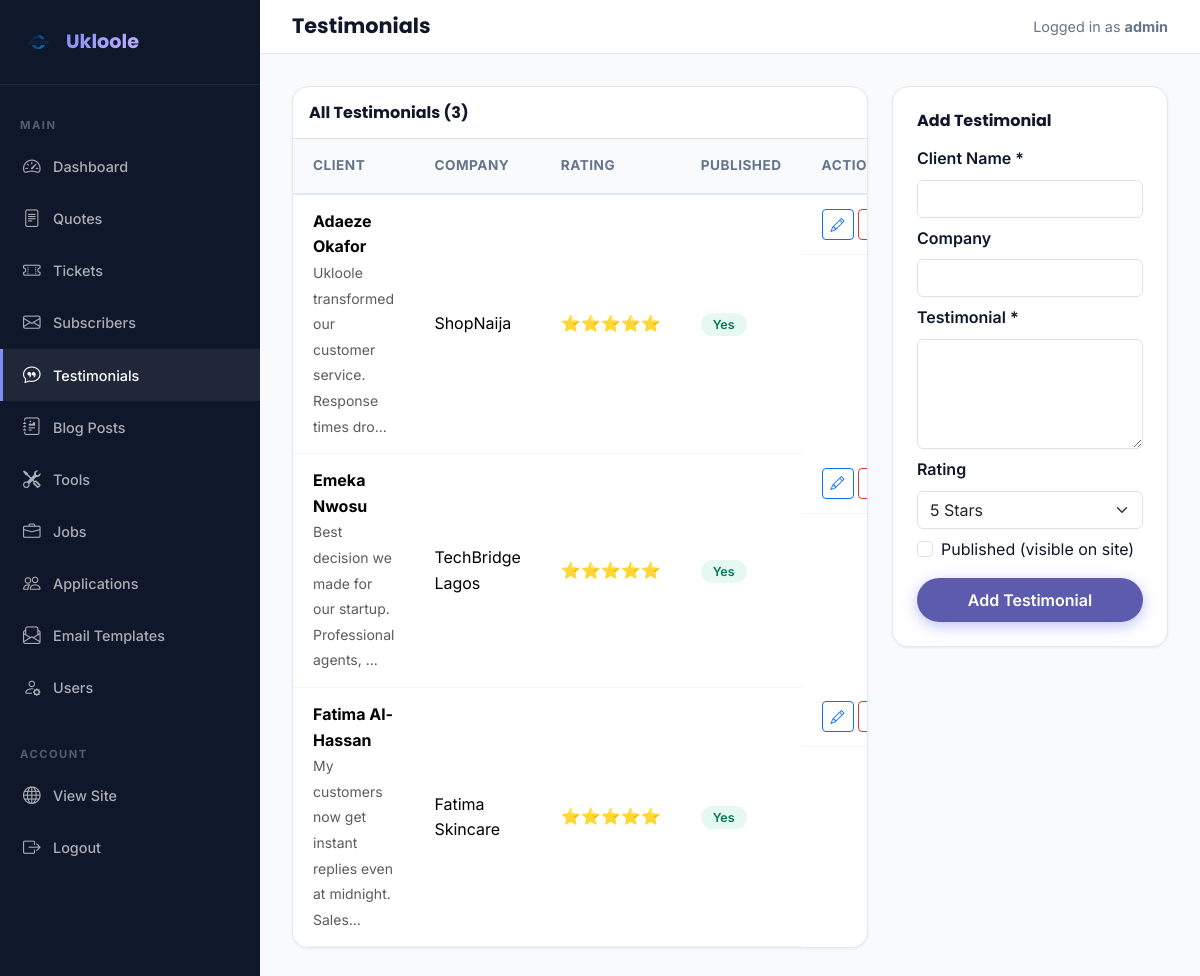
/admin/testimonials.php (signed in), run on the app's committed database.
### tables this page shows
CREATE TABLE IF NOT EXISTS `testimonials` (
  `id` int(11) NOT NULL AUTO_INCREMENT,
  `client_name` varchar(255) NOT NULL,
  `company_name` varchar(255) DEFAULT NULL,
  `testimonial` text NOT NULL,
  `rating` tinyint(1) DEFAULT 5,
  `image` varchar(500) DEFAULT NULL,
  `published` tinyint(1) DEFAULT 1,
  `created_at` datetime DEFAULT CURRENT_TIMESTAMP,
  PRIMARY KEY (`id`)
);

### includes/config.php (called while the page is built, shortened)
<?php
function h(string $s): string { return htmlspecialchars($s, ENT_QUOTES, 'UTF-8'); }

### admin/testimonials.php (the view, shortened to what this page needs)
<?php
require_once dirname(__DIR__) . '/includes/config.php';
require_once dirname(__DIR__) . '/includes/admin-layout.php';
$db = db();
$edit = null;
$rows = $db->query("SELECT * FROM testimonials ORDER BY created_at DESC")->fetchAll();
?>
<div class="row g-4">
<div class="col-lg-8">
<div class="admin-table">
<div class="p-3 border-bottom"><h6 class="fw-bold mb-0">All Testimonials (<?= count($rows) ?>)</h6></div>
<table class="table table-hover mb-0">
<thead><tr><th>Client</th><th>Company</th><th>Rating</th><th>Published</th><th>Actions</th></tr></thead>
<tbody>
<?php if(empty($rows)): ?><tr><td colspan="5" class="text-center py-4 text-muted">No testimonials yet</td></tr>
<?php else: foreach($rows as $r): ?>
<tr>
<td><strong><?= h($r['client_name']) ?></strong><br><small class="text-muted"><?= h(substr($r['testimonial'],0,60)) ?>...</small></td>
<td><?= h($r['company_name']??'—') ?></td>
<td><?= str_repeat('⭐',(int)($r['rating']??5)) ?></td>
<td><span class="badge-status badge-<?= $r['published']?'active':'closed' ?>"><?= $r['published']?'Yes':'No' ?></span></td>
<td class="d-flex gap-1">
<a href="?edit=<?= $r['id'] ?>" class="btn btn-sm btn-outline-primary"><i class="bi bi-pencil"></i></a>
<form method="post" class="d-inline" onsubmit="return confirm('Delete?')">
<button class="btn btn-sm btn-outline-danger"><i class="bi bi-trash"></i></button>
</form>
</td>
</tr>
<?php endforeach; endif; ?>
</tbody></table></div></div>
<div class="col-lg-4">
<div class="stat-card">
<h6 class="fw-bold mb-3"><?= $edit?'Edit Testimonial':'Add Testimonial' ?></h6>
<form method="post">
<div class="mb-2"><label class="form-label fw-600">Client Name *</label><input type="text" name="client_name" class="form-control" value="<?= h($edit['client_name']??'') ?>" required></div>
<div class="mb-2"><label class="form-label fw-600">Company</label><input type="text" name="company_name" class="form-control" value="<?= h($edit['company_name']??'') ?>"></div>
<div class="mb-2"><label class="form-label fw-600">Testimonial *</label><textarea name="testimonial" class="form-control" rows="4" required><?= h($edit['testimonial']??'') ?></textarea></div>
<div class="mb-2"><label class="form-label fw-600">Rating</label>
<select name="rating" class="form-select"><?php for($i=5;$i>=1;$i--): ?><option value="<?= $i ?>" <?= (($edit['rating']??5)==$i)?'selected':'' ?>><?= $i ?> Stars</option><?php endfor; ?></select></div>
<div class="form-check mb-3"><input class="form-check-input" type="checkbox" name="published" id="pub" <?= !empty($edit['published'])?'checked':'' ?>><label class="form-check-label" for="pub">Published (visible on site)</label></div>
<button type="submit" name="save" value="1" class="btn btn-primary-custom w-100"><?= $edit?'Update':'Add Testimonial' ?></button>
</form></div></div></div>

### assets/css/style.css (style rules this page uses)
:root { --primary-color: #6366f1; --primary-dark: #4f46e5; --primary-light: #818cf8; --secondary-color: #ec4899; --accent-color: #14b8a6; --dark-bg: #0f172a; --darker-bg: #020617; --light-bg: #f8fafc; --gray-100: #f1f5f9; --gray-200: #e2e8f0; --gray-300: #cbd5e1; --gray-600: #475569; --gray-700: #334155; --gray-800: #1e293b; --text-primary: #0f172a; --text-secondary: #64748b; --gradient-primary: linear-gradient(135deg, #5d5bad 0%, #5d5bad 100%); --gradient-secondary: linear-gradient(135deg, #f093fb 0%, #f5576c 100%); --gradient-accent: linear-gradient(135deg, #4facfe 0%, #00f2fe 100%); --gradient-hero: linear-gradient( 135deg, #667eea 0%, #764ba2 50%, #f093fb 100% ); --shadow-sm: 0 1px 2px 0 rgba(0, 0, 0, 0.05); --shadow-md: 0 4px 6px -1px rgba(0, 0, 0, 0.1); --shadow-lg: 0 10px 15px -3px rgba(0, 0, 0, 0.1); --shadow-xl: 0 20px 25px -5px rgba(0, 0, 0, 0.1); --shadow-2xl: 0 25px 50px -12px rgba(0, 0, 0, 0.25); }
* { margin: 0; padding: 0; box-sizing: border-box; }
html { scroll-behavior: smooth; }
body { font-family: "Inter", -apple-system, BlinkMacSystemFont, "Segoe UI", sans-serif; color: var(--text-primary); line-height: 1.6; overflow-x: hidden; background: var(--light-bg); }
h1, h2, h3, h4, h5, h6 { font-family: "Poppins", sans-serif; font-weight: 700; line-height: 1.2; }
a { text-decoration: none; transition: all 0.3s ease; }
.btn-primary-custom { background: var(--gradient-primary); color: white; padding: 0.625rem 1.5rem; border-radius: 50px; font-weight: 600; border: none; box-shadow: 0 4px 15px rgba(102, 102, 241, 0.4); transition: all 0.3s ease; }
.fw-600 { font-weight: 600; }
.stat-card { background: white; border-radius: 16px; padding: 1.5rem; box-shadow: 0 1px 3px rgba(0,0,0,.06); border: 1px solid #e2e8f0; }
.admin-table { background: white; border-radius: 16px; overflow: hidden; box-shadow: 0 1px 3px rgba(0,0,0,.06); border: 1px solid #e2e8f0; }
.admin-table table { margin: 0; }
.admin-table thead th { background: #f8fafc; border-bottom: 2px solid #e2e8f0; font-weight: 700; font-size: .85rem; text-transform: uppercase; letter-spacing: .5px; color: #64748b; padding: 1rem 1.25rem; }
.admin-table tbody td { padding: .875rem 1.25rem; border-bottom: 1px solid #f1f5f9; vertical-align: middle; }
.badge-status { padding: 4px 12px; border-radius: 50px; font-size: .78rem; font-weight: 600; }
.badge-active { background: rgba(16,185,129,.1); color: #047857; }

### data on the page
testimonials: client_name "Adaeze Okafor", testimonial "Ukloole transformed our customer service. Response times dro", company_name "ShopNaija", rating "⭐⭐⭐⭐⭐", published "Yes"
testimonials: client_name "Emeka Nwosu", testimonial "Best decision we made for our startup. Professional agents,", company_name "TechBridge Lagos", rating "⭐⭐⭐⭐⭐", published "Yes"
testimonials: client_name "Fatima Al-Hassan", testimonial "My customers now get instant replies even at midnight. Sales", company_name "Fatima Skincare", rating "⭐⭐⭐⭐⭐", published "Yes"

### other printed values
$label "Dashboard"
$label "Quotes"
$label "Tickets"
$label "Subscribers"
$label "Testimonials"
$label "Blog Posts"
$label "Tools"
$label "Jobs"
$label "Applications"
$label "Email Templates"
$label "Users"
$title "Testimonials"
$_SESSION['admin_username'] "admin"
count($rows) "3"
form field rating "5 Stars"
